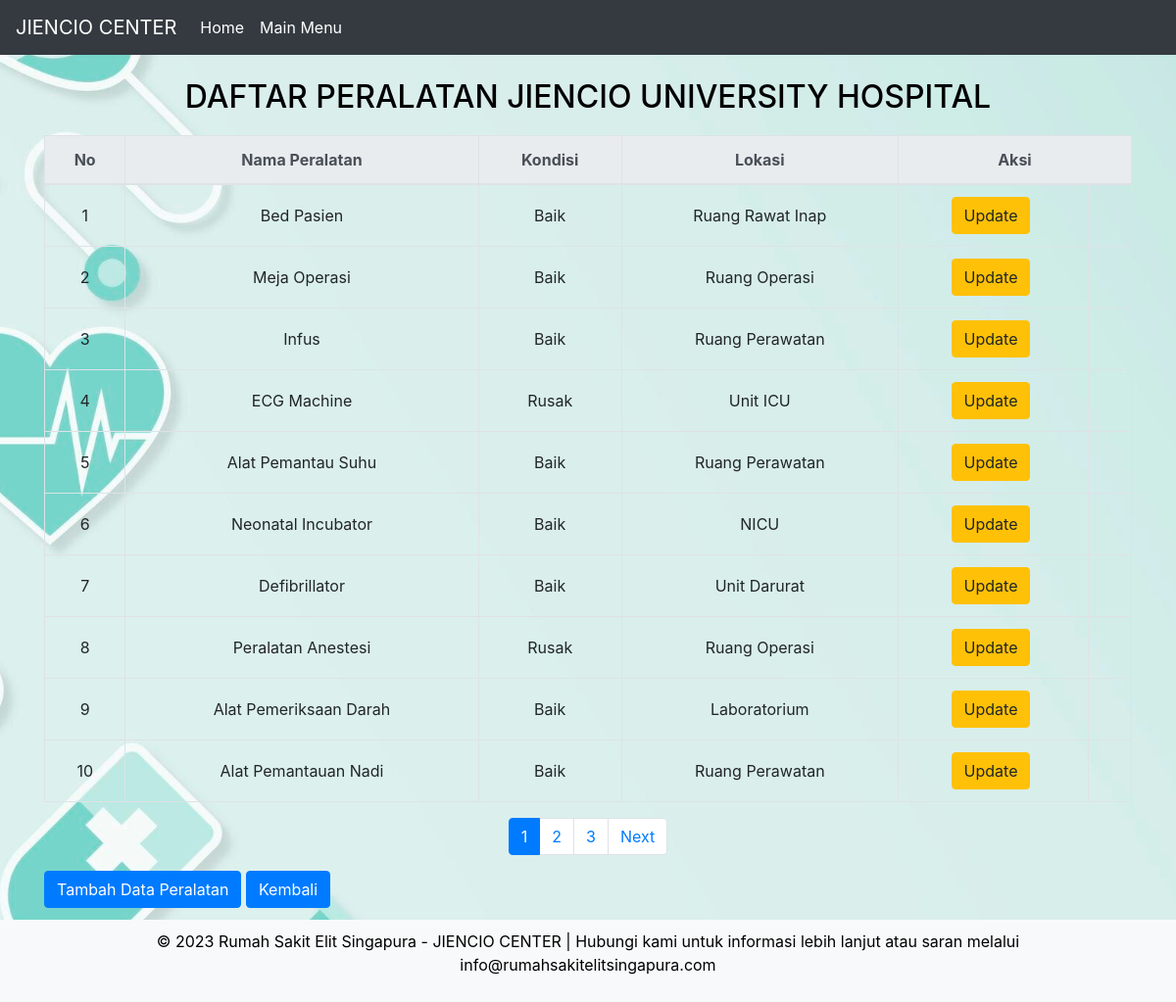
Screenshot of /indexperalatan.php with the database file from the repository.
### tables this page shows
CREATE TABLE `peralatan` (
  `id_peralatan` int(11) NOT NULL,
  `nama_peralatan` varchar(100) NOT NULL,
  `kondisi` varchar(50) DEFAULT NULL,
  `lokasi` varchar(100) DEFAULT NULL
);

### indexperalatan.php (the view, shortened to what this page needs)
<!DOCTYPE html>
<html lang="en">
<head>
    <link rel="stylesheet" href="https://cdn.jsdelivr.net/npm/bootstrap@4.6.1/dist/css/bootstrap.min.css"
>
</head>
<body>
    <nav class="navbar navbar-expand-lg navbar-dark bg-dark">
        <a class="navbar-brand" href="home.php">JIENCIO CENTER</a>
        <div class="collapse navbar-collapse" id="navbarNav">
            <ul class="navbar-nav">
                <li class="nav-item <?php if ($_SERVER['PHP_SELF'] == '/home.php') echo 'active'; ?>">
                    <a class="nav-link" href="home.php">Home</a>
                </li>
                <li class="nav-item <?php if ($_SERVER['PHP_SELF'] == '/indexutama.php') echo 'active'; ?>">
                    <a class="nav-link" href="indexutama.php">Main Menu</a>
                </li>
            </ul>
        </div>
    </nav>
    <div class="container">
        <br>
        <h2>
            <center>DAFTAR PERALATAN JIENCIO UNIVERSITY HOSPITAL</center>
        </h2>
        <?php
        include "koneksi.php";
        $halaman = isset($_GET['halaman']) ? (int)$_GET['halaman'] : 1;
        $data_per_halaman = 10;
        $mulai = ($halaman - 1) * $data_per_halaman;
        $sql = "SELECT * FROM peralatan LIMIT $mulai, $data_per_halaman";
        $result = mysqli_query($kon, $sql);
        if (mysqli_num_rows($result) > 0) {
            ?>
        <table class="table table-bordered table-custom">
            <thead class="thead-light">
                <tr>
                    <th>No</th>
                    <th>Nama Peralatan</th>
                    <th>Kondisi</th>
                    <th>Lokasi</th>
                    <th colspan='2'>Aksi</th>
                </tr>
            </thead>
            <tbody>
                <?php
                    $no = $mulai + 1;
                    while ($data = mysqli_fetch_assoc($result)) {
                        ?>
                <tr>
                    <td><?php echo $no++; ?></td>
                    <td><?php echo $data["nama_peralatan"]; ?></td>
                    <td><?php echo $data["kondisi"]; ?></td>
                    <td><?php echo $data["lokasi"]; ?></td>
                    <td>
                        <a href="updateperalatan.php?id_peralatan=<?php echo htmlspecialchars($data['id_peralatan']); ?>"
                            class="btn btn-warning btn-action" role="button">Update</a>
                    </td>
                    <td>
                    </td>
                </tr>
                <?php
                    }
                    ?>
            </tbody>
        </table>
        <?php
            $sql_total = "SELECT COUNT(*) AS total FROM peralatan";
            $hasil_total = mysqli_query($kon, $sql_total);
            $row = mysqli_fetch_assoc($hasil_total);
            $total_data = $row['total'];
            $total_halaman = ceil($total_data / $data_per_halaman);
            echo '<nav aria-label="Pagination">';
            echo '<ul class="pagination justify-content-center">';
            for ($i = 1; $i <= $total_halaman; $i++) {
                if ($i == $halaman) {
                    echo '<li class="page-item active"><span class="page-link">'.$i.'</span></li>';
                } else {
                    echo '<li class="page-item"><a class="page-link" href="?halaman='.$i.'">'.$i.'</a></li>';
                }
            }
            if ($halaman < $total_halaman) {
                echo '<li class="page-item"><a class="page-link" href="?halaman='.($halaman + 1).'">Next</a></li>';
            }
            echo '</ul>';
            echo '</nav>';
        } else {
            echo "Tidak ada data peralatan.";
        }
        ?>
        <a href="createperalatan.php" class="btn btn-primary" role="button">Tambah Data Peralatan</a>
        <a href="indexutama.php" class="btn btn-primary" role="button">Kembali</a>
    </div><br><br><br><br>
    <footer>
        <div class="container">
            <p>&copy; 2023 Rumah Sakit Elit Singapura - JIENCIO CENTER | Hubungi kami untuk informasi lebih lanjut
                atau saran melalui info@rumahsakitelitsingapura.com</p>
        </div>
    </footer>
</body>
</html>

### indexperalatan.php (style rules this page uses)
body { background-image: url('gambarbg.jpg'); background-size: cover; background-position: center; color: black; }
.navbar-nav .nav-item .nav-link { color: #fff; }
.table-custom { margin-top: 20px; }
.table-custom th { background-color: #007bff; color: #fff; }
.table-custom th, .table-custom td { text-align: center; vertical-align: middle; }
footer { position: fixed; bottom: 0; width: 100%; background-color: #f8f9fa; text-align: center; padding: 10px 0; }
.btn-action { margin-right: 5px; }

### rows the page displays
peralatan: nama_peralatan "Bed Pasien", kondisi "Baik", lokasi "Ruang Rawat Inap"
peralatan: nama_peralatan "Meja Operasi", kondisi "Baik", lokasi "Ruang Operasi"
peralatan: nama_peralatan "Infus", kondisi "Baik", lokasi "Ruang Perawatan"
peralatan: nama_peralatan "ECG Machine", kondisi "Rusak", lokasi "Unit ICU"
peralatan: nama_peralatan "Alat Pemantau Suhu", kondisi "Baik", lokasi "Ruang Perawatan"
peralatan: nama_peralatan "Neonatal Incubator", kondisi "Baik", lokasi "NICU"
peralatan: nama_peralatan "Defibrillator", kondisi "Baik", lokasi "Unit Darurat"
peralatan: nama_peralatan "Peralatan Anestesi", kondisi "Rusak", lokasi "Ruang Operasi"
peralatan: nama_peralatan "Alat Pemeriksaan Darah", kondisi "Baik", lokasi "Laboratorium"
peralatan: nama_peralatan "Alat Pemantauan Nadi", kondisi "Baik", lokasi "Ruang Perawatan"
